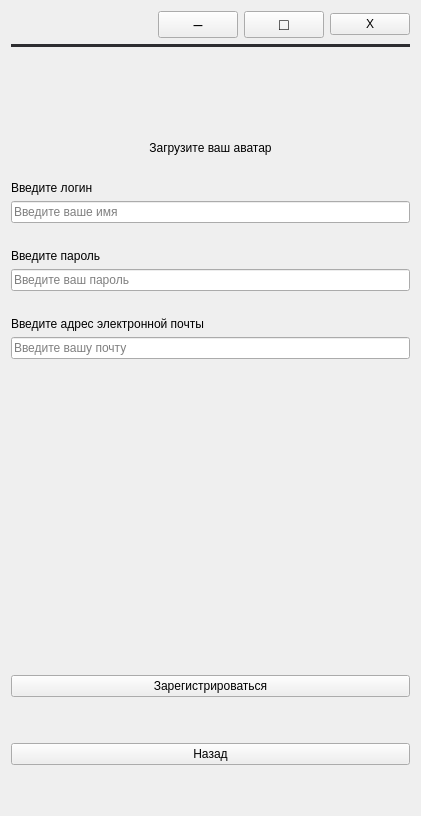
<?xml version="1.0" encoding="UTF-8"?>
<ui version="4.0">
 <class>Form</class>
 <widget class="QWidget" name="Form">
  <property name="geometry">
   <rect>
    <x>0</x>
    <y>0</y>
    <width>421</width>
    <height>816</height>
   </rect>
  </property>
  <property name="windowTitle">
   <string>Окно регистрации</string>
  </property>
  <layout class="QGridLayout" name="gridLayout">
   <item row="0" column="0">
    <layout class="QHBoxLayout" name="horizontalLayout">
     <item>
      <spacer name="horizontalSpacer_3">
       <property name="orientation">
        <enum>Qt::Horizontal</enum>
       </property>
       <property name="sizeHint" stdset="0">
        <size>
         <width>40</width>
         <height>20</height>
        </size>
       </property>
      </spacer>
     </item>
     <item>
      <widget class="QPushButton" name="minimizeButton">
       <property name="font">
        <font>
         <pointsize>12</pointsize>
        </font>
       </property>
       <property name="cursor">
        <cursorShape>PointingHandCursor</cursorShape>
       </property>
       <property name="styleSheet">
        <string notr="true"/>
       </property>
       <property name="text">
        <string>–</string>
       </property>
      </widget>
     </item>
     <item>
      <widget class="QPushButton" name="maximizeButton">
       <property name="font">
        <font>
         <pointsize>12</pointsize>
        </font>
       </property>
       <property name="cursor">
        <cursorShape>PointingHandCursor</cursorShape>
       </property>
       <property name="styleSheet">
        <string notr="true"/>
       </property>
       <property name="text">
        <string>□</string>
       </property>
      </widget>
     </item>
     <item>
      <widget class="QPushButton" name="exitButton">
       <property name="cursor">
        <cursorShape>PointingHandCursor</cursorShape>
       </property>
       <property name="styleSheet">
        <string notr="true"/>
       </property>
       <property name="text">
        <string>X</string>
       </property>
       <property name="shortcut">
        <string>Esc</string>
       </property>
      </widget>
     </item>
    </layout>
   </item>
   <item row="1" column="0">
    <layout class="QVBoxLayout" name="verticalLayout_5">
     <property name="spacing">
      <number>6</number>
     </property>
     <property name="sizeConstraint">
      <enum>QLayout::SetDefaultConstraint</enum>
     </property>
     <item>
      <widget class="Line" name="line_2">
       <property name="styleSheet">
        <string notr="true">background-color: #2d2d30; </string>
       </property>
       <property name="lineWidth">
        <number>0</number>
       </property>
       <property name="midLineWidth">
        <number>0</number>
       </property>
       <property name="orientation">
        <enum>Qt::Horizontal</enum>
       </property>
      </widget>
     </item>
    </layout>
   </item>
   <item row="4" column="0">
    <layout class="QVBoxLayout" name="verticalLayout">
     <item>
      <spacer name="verticalSpacer_6">
       <property name="orientation">
        <enum>Qt::Vertical</enum>
       </property>
       <property name="sizeType">
        <enum>QSizePolicy::Expanding</enum>
       </property>
       <property name="sizeHint" stdset="0">
        <size>
         <width>20</width>
         <height>40</height>
        </size>
       </property>
      </spacer>
     </item>
     <item>
      <widget class="QPushButton" name="register_button">
       <property name="cursor">
        <cursorShape>PointingHandCursor</cursorShape>
       </property>
       <property name="text">
        <string>Зарегистрироваться</string>
       </property>
      </widget>
     </item>
     <item>
      <spacer name="verticalSpacer_4">
       <property name="orientation">
        <enum>Qt::Vertical</enum>
       </property>
       <property name="sizeType">
        <enum>QSizePolicy::Minimum</enum>
       </property>
       <property name="sizeHint" stdset="0">
        <size>
         <width>20</width>
         <height>40</height>
        </size>
       </property>
      </spacer>
     </item>
     <item>
      <widget class="QPushButton" name="return_button">
       <property name="cursor">
        <cursorShape>PointingHandCursor</cursorShape>
       </property>
       <property name="text">
        <string>Назад</string>
       </property>
      </widget>
     </item>
    </layout>
   </item>
   <item row="3" column="0">
    <layout class="QVBoxLayout" name="verticalLayout_3">
     <item>
      <widget class="QLabel" name="except_label">
       <property name="enabled">
        <bool>true</bool>
       </property>
       <property name="styleSheet">
        <string notr="true">color: rgb(255, 77, 61);</string>
       </property>
       <property name="text">
        <string/>
       </property>
       <property name="scaledContents">
        <bool>false</bool>
       </property>
      </widget>
     </item>
    </layout>
   </item>
   <item row="2" column="0">
    <layout class="QVBoxLayout" name="verticalLayout_2">
     <property name="sizeConstraint">
      <enum>QLayout::SetDefaultConstraint</enum>
     </property>
     <item>
      <spacer name="horizontalSpacer_2">
       <property name="orientation">
        <enum>Qt::Horizontal</enum>
       </property>
       <property name="sizeHint" stdset="0">
        <size>
         <width>68</width>
         <height>20</height>
        </size>
       </property>
      </spacer>
     </item>
     <item>
      <spacer name="verticalSpacer">
       <property name="orientation">
        <enum>Qt::Vertical</enum>
       </property>
       <property name="sizeHint" stdset="0">
        <size>
         <width>20</width>
         <height>40</height>
        </size>
       </property>
      </spacer>
     </item>
     <item>
      <layout class="QHBoxLayout" name="horizontalLayout_2">
       <property name="sizeConstraint">
        <enum>QLayout::SetDefaultConstraint</enum>
       </property>
       <item>
        <widget class="QPushButton" name="uploadImage">
         <property name="sizePolicy">
          <sizepolicy hsizetype="Minimum" vsizetype="Expanding">
           <horstretch>0</horstretch>
           <verstretch>0</verstretch>
          </sizepolicy>
         </property>
         <property name="maximumSize">
          <size>
           <width>128</width>
           <height>128</height>
          </size>
         </property>
         <property name="cursor">
          <cursorShape>PointingHandCursor</cursorShape>
         </property>
         <property name="layoutDirection">
          <enum>Qt::LeftToRight</enum>
         </property>
         <property name="autoFillBackground">
          <bool>false</bool>
         </property>
         <property name="styleSheet">
          <string notr="true"/>
         </property>
         <property name="text">
          <string/>
         </property>
         <property name="icon">
          <iconset>
           <normaloff>../resources/images/user_profile_photo.png</normaloff>../resources/images/user_profile_photo.png</iconset>
         </property>
         <property name="iconSize">
          <size>
           <width>128</width>
           <height>128</height>
          </size>
         </property>
         <property name="checkable">
          <bool>false</bool>
         </property>
         <property name="autoDefault">
          <bool>false</bool>
         </property>
         <property name="default">
          <bool>false</bool>
         </property>
         <property name="flat">
          <bool>true</bool>
         </property>
        </widget>
       </item>
      </layout>
     </item>
     <item>
      <widget class="QLabel" name="upload_avatar_label">
       <property name="text">
        <string>Загрузите ваш аватар</string>
       </property>
       <property name="alignment">
        <set>Qt::AlignCenter</set>
       </property>
      </widget>
     </item>
     <item>
      <spacer name="horizontalSpacer_6">
       <property name="orientation">
        <enum>Qt::Horizontal</enum>
       </property>
       <property name="sizeHint" stdset="0">
        <size>
         <width>40</width>
         <height>20</height>
        </size>
       </property>
      </spacer>
     </item>
     <item>
      <widget class="QLabel" name="label">
       <property name="text">
        <string>Введите логин</string>
       </property>
      </widget>
     </item>
     <item>
      <widget class="QLineEdit" name="login_line_edit">
       <property name="maximumSize">
        <size>
         <width>16777215</width>
         <height>16777215</height>
        </size>
       </property>
       <property name="placeholderText">
        <string>Введите ваше имя</string>
       </property>
      </widget>
     </item>
     <item>
      <spacer name="horizontalSpacer_4">
       <property name="orientation">
        <enum>Qt::Horizontal</enum>
       </property>
       <property name="sizeHint" stdset="0">
        <size>
         <width>40</width>
         <height>20</height>
        </size>
       </property>
      </spacer>
     </item>
     <item>
      <widget class="QLabel" name="label_2">
       <property name="text">
        <string>Введите пароль</string>
       </property>
      </widget>
     </item>
     <item>
      <widget class="QLineEdit" name="password_line_edit">
       <property name="placeholderText">
        <string>Введите ваш пароль</string>
       </property>
      </widget>
     </item>
     <item>
      <spacer name="horizontalSpacer_5">
       <property name="orientation">
        <enum>Qt::Horizontal</enum>
       </property>
       <property name="sizeHint" stdset="0">
        <size>
         <width>40</width>
         <height>20</height>
        </size>
       </property>
      </spacer>
     </item>
     <item>
      <widget class="QLabel" name="label_3">
       <property name="text">
        <string>Введите адрес электронной почты</string>
       </property>
      </widget>
     </item>
     <item>
      <widget class="QLineEdit" name="mail_line_edit">
       <property name="placeholderText">
        <string>Введите вашу почту</string>
       </property>
      </widget>
     </item>
     <item>
      <spacer name="horizontalSpacer">
       <property name="orientation">
        <enum>Qt::Horizontal</enum>
       </property>
       <property name="sizeHint" stdset="0">
        <size>
         <width>68</width>
         <height>20</height>
        </size>
       </property>
      </spacer>
     </item>
     <item>
      <spacer name="verticalSpacer_2">
       <property name="orientation">
        <enum>Qt::Vertical</enum>
       </property>
       <property name="sizeHint" stdset="0">
        <size>
         <width>20</width>
         <height>40</height>
        </size>
       </property>
      </spacer>
     </item>
    </layout>
   </item>
   <item row="5" column="0">
    <spacer name="verticalSpacer_3">
     <property name="orientation">
      <enum>Qt::Vertical</enum>
     </property>
     <property name="sizeType">
      <enum>QSizePolicy::Minimum</enum>
     </property>
     <property name="sizeHint" stdset="0">
      <size>
       <width>20</width>
       <height>40</height>
      </size>
     </property>
    </spacer>
   </item>
  </layout>
 </widget>
 <resources/>
 <connections/>
</ui>
